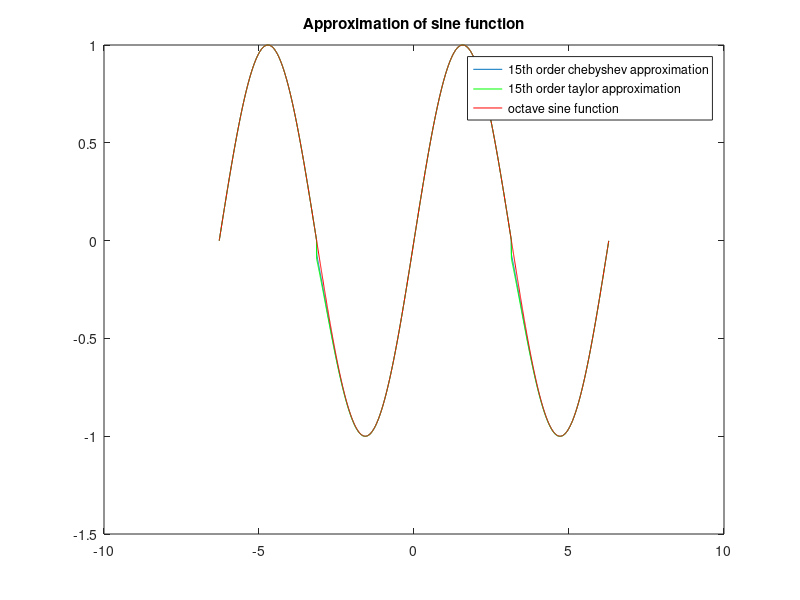
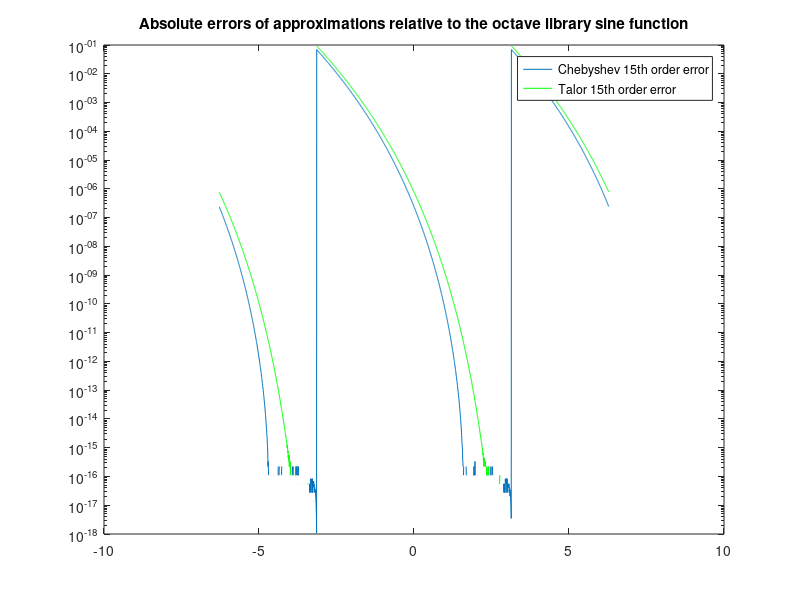
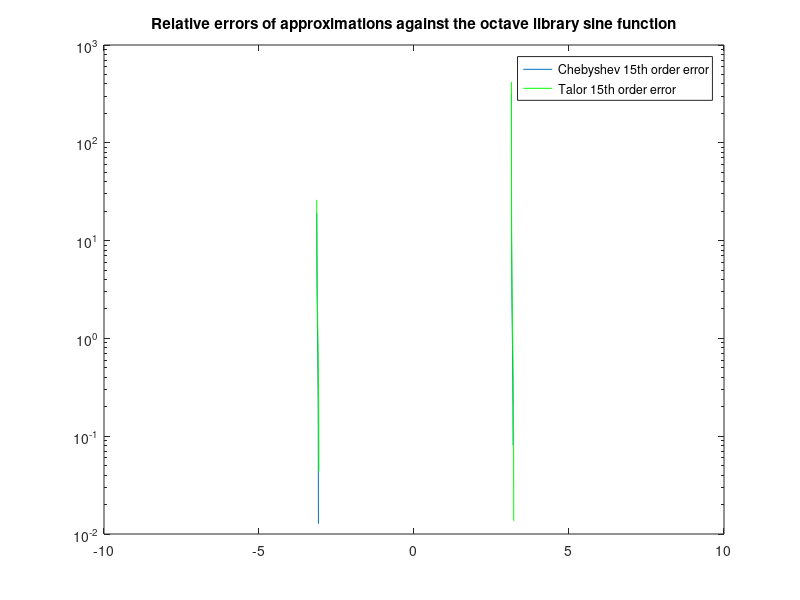

Recreate these plots in MATLAB, in order.
%
% Written by Federico O'Reilly Regueiro for COPM 5541, calculator project
% Winter 2016
% 
% This script declares two functions corrsponding to the Chebyshev and Taylor 
% polynomial approximations of sine as well as an auxiliary function that takes
% a function handle as an argument so as to call the two approximations and 
% octave's sine function in order to calculate and plot the absolute and 
% relative errors.
% 
% The source of the Chebyshev approximation by Charles K. Garret from 2012 
% can be found in the following paper: 
% http://krisgarrett.net/papers/l2approx.pdf

1; % tell octave this is a script file and not a function file

% Now declare functions, first, a function to approximate sine of a given input
% in radians.
function result = mycheby(x)
  % left these commented out, TODO change for 17th order -pi/2 to pi/2
  % 21th order from -pi to pi
  % coefficients = zeros(11,1);
  % coefficients(1) = 1.00000000000000098216e+00;
  % coefficients(2) = - 1.66666666666674074058e-01;
  % coefficients(3) = 8.33333333334987771150e-03;
  % coefficients(4) = - 1.98412698429672570320e-04;
  % coefficients(5) = 2.75573193196855760359e-06;
  % coefficients(6) = - 2.50521116230089813913e-08;
  % coefficients(7) = 1.60591122567208977895e-10;
  % coefficients(8) = - 7.64807134493815932275e-13;
  % coefficients(9) = 2.81875350346861226633e-15;
  % coefficients(10) = - 8.53932287916564238231e-18;
  % coefficients(11) = 2.47852306233493974115e-20;
  %15th order -pi/2 to pi/2
  % vector (array) of chebyshev coefficients, 8 rows, 1 column
  coefficients = zeros(8,1);
  % notice octave is 1-based indexing, as opposed to 0-based in Java
  coefficients(1) = 9.99999999999999312880e-01;
  coefficients(2) = - 1.66666666666652434127e-01;
  coefficients(3) = 8.33333333324810981519e-03;
  coefficients(4) = - 1.98412698184898843225e-04;
  coefficients(5) = 2.75573160083833319909e-06;
  coefficients(6) = - 2.50518516666250910087e-08;
  coefficients(7) = 1.60473922487682573331e-10;
  coefficients(8) = - 7.36644541924532787403e-13;
  
  % exponents. Declaring a range for a vector goes: [start:step:end]
  exponents = [1:2:2*length(coefficients)-1];
  % repeat the vector so that the matrix multiplication corresponds to what
  % we'd get by looping:
  exponents = repmat(exponents, length(x), 1 );
  
  % x is our input argument (vector) indexing thus (:) ensures it is m-by-1
  % as opposed to 1-by-m
  x = x(:);
  % - print-style debugging, ending a statement without a colon prints answer
  size(x) % TODO comment out when done
  x = repmat(x, 1, size(exponents(1)) );
  % .^ (or .* or ./) carries operation in a point-wise fashion for matrices that 
  % have equal dimensions
  x = x.^exponents;
  % we declared function result = mycheby(x) so result is what we'll return
  result = x * coefficients; 
endfunction

% Now declare a taylor series function 
function result = mytaylor(x)
  exponents = [1:2:15];
  facs = 1./(factorial(exponents));
  signs = (-ones(1,length(exponents))).^((exponents-1)/2);
  facs = facs(:) .* signs(:);
  exponents = repmat(exponents, length(x), 1 );
  
  x = x(:);
  x = repmat(x, 1, size(exponents(1)) );
  x = x.^exponents;
  
  result = x * facs;
endfunction

% this function helps us unify the script, just pass the vector and tell it
% which function to call
function result = MySine(angle, fun, isRadians = true)
% We can feed degrees or radians to the function, radians by default
  if (isRadians)
  % surest branch first... do nothing
  else
    angle = (angle / 360.0) * 2 * Pi; % go with degrees or radians? this is in between
  endif
  % wrestle the angle into the -pi pi range
  temp = sign(angle);
  offset = abs(angle)/(pi);
  offset = 2*round(offset/2);
  angle -= temp .* offset * pi;
  
  % our aproximation is best from -pi/2 to +pi/2
  % use the symmetry of sine and calculate only 2 quadrants around 0
  if (angle < -pi/2)
    result = feval(fun, -pi - angle);
  else
    if (angle < pi/2) 
      result = feval(fun, angle);
    else % (Pi/2 < angle < pi)
      result = feval(fun, pi - angle);
    endif
  endif
endfunction  

% Finally! this part is the script, after all those function declarations
domain = [-2*pi: 0.005: 2*pi];
chebRange = MySine(domain, @mycheby);
taylorRange = MySine(domain, @mytaylor);
sinRange = MySine(domain, @sin);
% Absolute differences
diffCh = sinRange(:) - chebRange(:);
diffTay = sinRange(:) - taylorRange(:);
% relative differences
relDiffCh = abs(diffCh(:)./sinRange(:))-1;
% get rid of non-numeric values that mess up the plot
relDiffCh = relDiffCh(:) .* isfinite(relDiffCh)(:);
relDiffTay = abs(diffTay(:)./sinRange(:))-1;
% Don't know why but this value is huge!, suppress it for plotting
relDiffCh(1) = 0;
relDiffTay(1) = 0; 
relDiffTay = relDiffTay(:) .* isfinite(relDiffTay)(:); 
% now all the plotting
% invoke one figure window
figure (1)
% plot domain against resulting range
plot(domain, chebRange);
% Name the plot
title("Approximation of sine function");
% hold on allows us to keep plotting without erasing previous plots
hold on;
% now plot another one in green ('g')
plot(domain, taylorRange, 'g');
% another in red...
plot (domain, sinRange, 'r');
% legend has as many strings or char sequences as plots in a figure and prints 
% a legend in the figure correlating strings to each plot.
legend('15th order chebyshev approximation','15th order taylor approximation','octave sine function')
hold off
% octave has some plotting bug that was making it crash, pausing between figures 
% solved it
pause (1)
% repeat...
figure (2)
% semilogy is like plot but displays y axis in logarithmic scale
semilogy(domain, diffCh)
hold on;
semilogy(domain, diffTay, 'g')
title('Absolute errors of approximations relative to the octave library sine function');
legend('Chebyshev 15th order error', 'Talor 15th order error' );
hold off
pause (1)
figure (3)
semilogy(domain, relDiffCh)
hold on;
semilogy(domain, relDiffTay, 'g')
title('Relative errors of approximations against the octave library sine function');
legend('Chebyshev 15th order error', 'Talor 15th order error' );
hold off
disp "ok, bye" % print just so we know we're done